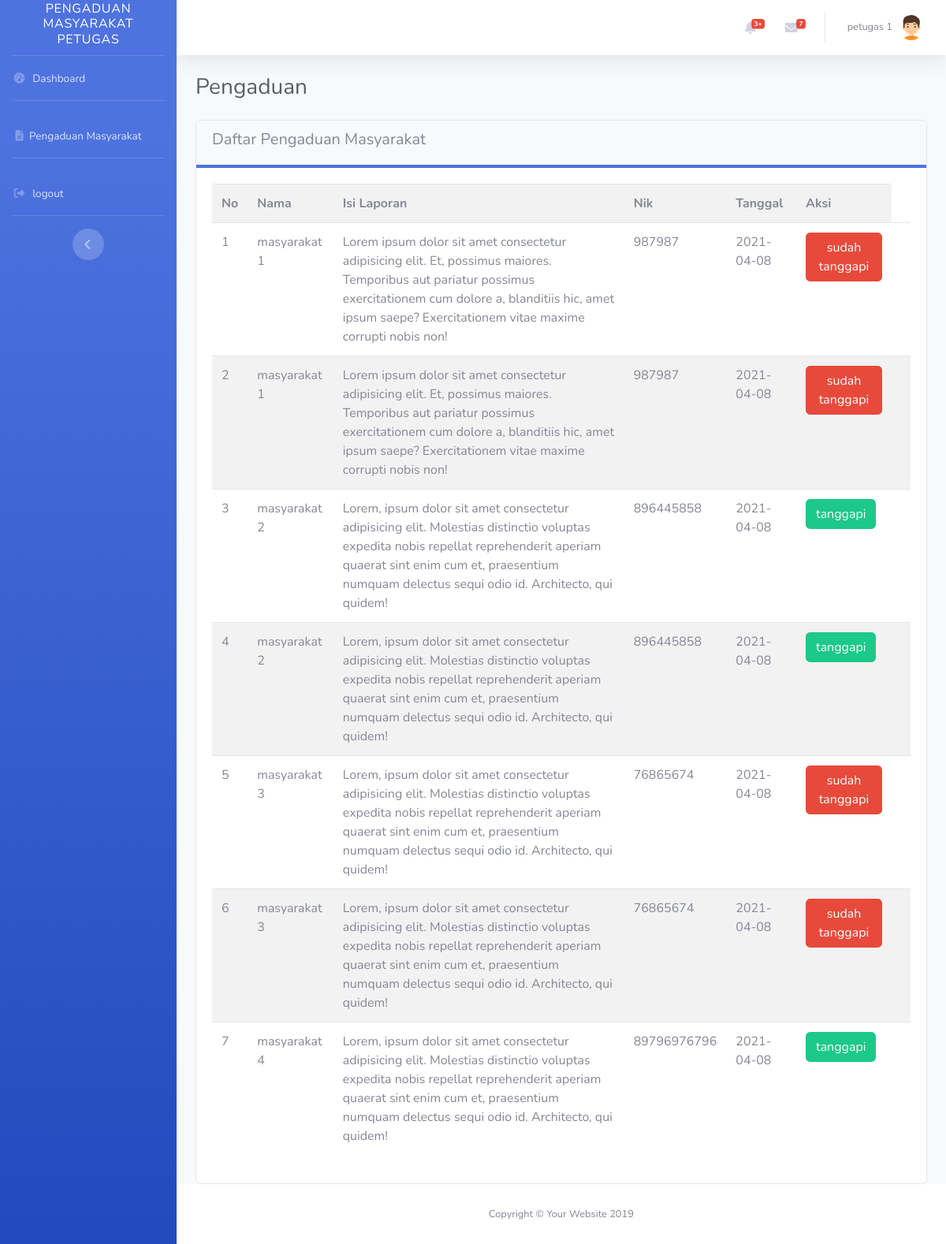
Page /petugas/index.php?page=daftar_pengaduan (signed in) on the committed database.
### tables this page shows
CREATE TABLE `pengaduan` (
  `id_pengaduan` int(11) NOT NULL,
  `tgl_pengaduan` date DEFAULT NULL,
  `nik` varchar(16) DEFAULT NULL,
  `isi_laporan` text DEFAULT NULL,
  `foto` varchar(255) DEFAULT NULL,
  `status` enum('0','proses','selesai') DEFAULT NULL,
  `verifikasi` enum('tolak','terima') DEFAULT NULL
);

CREATE TABLE `masyarakat` (
  `nik` varchar(16) NOT NULL,
  `nama` varchar(35) DEFAULT NULL,
  `username` varchar(25) DEFAULT NULL,
  `password` varchar(32) DEFAULT NULL,
  `telp` varchar(13) DEFAULT NULL
);

### petugas/daftar_pengaduan.php (the view)
<div class="d-sm-flex align-items-center justify-content-between mb-4">
            <h1 class="h3 mb-0 text-gray-800">Pengaduan</h1>
</div>
<div class="row">
  <div class="col-12">
    <div class="card">
      <div class="card-header border-bottom-primary text-gray">
        <h5>Daftar Pengaduan Masyarakat</h5>
      </div>
      <div class="card-body">
        <table class="table table-striped">
          <tr>
            <th>No</th>
            <th>Nama</th>
            <th>Isi Laporan</th>
            <th>Nik</th>
            <th>Tanggal</th>
            <th>Aksi</th>
          </tr>
          <?php
          $i = 0;
          $pengaduan = mysqli_query($konek," SELECT * FROM pengaduan INNER JOIN masyarakat on pengaduan.nik = masyarakat.nik ORDER BY id_pengaduan ASC ");
          while ($data = mysqli_fetch_array($pengaduan)) {
            $i++;
          ?>
          <tr>
            <td><?php echo $i?></td>
            <td><?php echo $data['nama'];?></td>
            <td><?php echo $data['isi_laporan'];?></td>
            <td><?php echo $data['nik'];?></td>
            <td><?php echo $data['tgl_pengaduan'];?></td>
            <?php
              if ($data['verifikasi']!="") {
                echo "<td><a href='?page=detail&&id=".$data['id_pengaduan']."' class='btn btn-danger'>sudah tanggapi</a></td>";
              }elseif($data['verifikasi']==""){
                echo "<td><a href='?page=detail&&id=".$data['id_pengaduan']."' class='btn btn-success'>tanggapi</a></td>";
              }
            ?>
            <td></td>
          </tr>
          <?php
           }
          ?>
        </table>
      </div>
    </div>
  </div>
</div>

### rows in the picture
pengaduan: masyarakat.nama "masyarakat 1", isi_laporan "Lorem ipsum dolor sit amet consectetur adipisicing elit. Et, possimus maiores. Temporibus aut pariatur possimus exercitationem cum dolore a, blanditiis hic, amet ipsum saepe? Exercitationem vitae maxime corrupti nobis non!", masyarakat.nik "987987", tgl_pengaduan "2021-04-08"
pengaduan: masyarakat.nama "masyarakat 1", isi_laporan "Lorem ipsum dolor sit amet consectetur adipisicing elit. Et, possimus maiores. Temporibus aut pariatur possimus exercitationem cum dolore a, blanditiis hic, amet ipsum saepe? Exercitationem vitae maxime corrupti nobis non!", masyarakat.nik "987987", tgl_pengaduan "2021-04-08"
pengaduan: masyarakat.nama "masyarakat 2", isi_laporan "Lorem, ipsum dolor sit amet consectetur adipisicing elit. Molestias distinctio voluptas expedita nobis repellat reprehenderit aperiam quaerat sint enim cum et, praesentium numquam delectus sequi odio id. Architecto, qui quidem!", masyarakat.nik "896445858", tgl_pengaduan "2021-04-08"
pengaduan: masyarakat.nama "masyarakat 2", isi_laporan "Lorem, ipsum dolor sit amet consectetur adipisicing elit. Molestias distinctio voluptas expedita nobis repellat reprehenderit aperiam quaerat sint enim cum et, praesentium numquam delectus sequi odio id. Architecto, qui quidem!", masyarakat.nik "896445858", tgl_pengaduan "2021-04-08"
pengaduan: masyarakat.nama "masyarakat 3", isi_laporan "Lorem, ipsum dolor sit amet consectetur adipisicing elit. Molestias distinctio voluptas expedita nobis repellat reprehenderit aperiam quaerat sint enim cum et, praesentium numquam delectus sequi odio id. Architecto, qui quidem!", masyarakat.nik "76865674", tgl_pengaduan "2021-04-08"
pengaduan: masyarakat.nama "masyarakat 3", isi_laporan "Lorem, ipsum dolor sit amet consectetur adipisicing elit. Molestias distinctio voluptas expedita nobis repellat reprehenderit aperiam quaerat sint enim cum et, praesentium numquam delectus sequi odio id. Architecto, qui quidem!", masyarakat.nik "76865674", tgl_pengaduan "2021-04-08"
pengaduan: masyarakat.nama "masyarakat 4", isi_laporan "Lorem, ipsum dolor sit amet consectetur adipisicing elit. Molestias distinctio voluptas expedita nobis repellat reprehenderit aperiam quaerat sint enim cum et, praesentium numquam delectus sequi odio id. Architecto, qui quidem!", masyarakat.nik "89796976796", tgl_pengaduan "2021-04-08"

### other values in the picture
$_SESSION['petugas']['nama_petugas'] "petugas 1"
